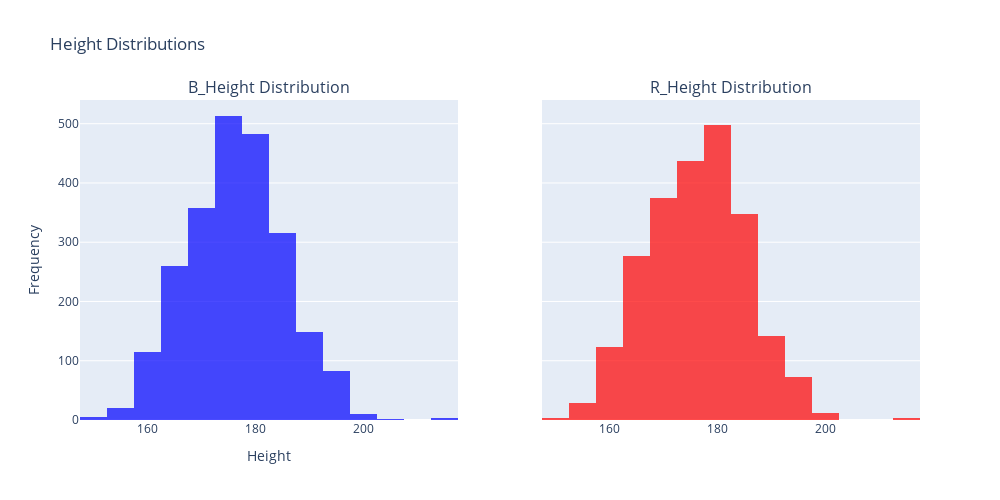

Notebook code for this chart:
### Code cell
fig = make_subplots(rows=1, cols=2, shared_yaxes=True, 
                    subplot_titles=('B_Height Distribution', 'R_Height Distribution'))

# Trace for B_Height
trace1 = go.Histogram(
    x=df['B_Height'],
    nbinsx=20,
    name='B_Height',
    marker=dict(color='blue'),
    opacity=0.7
)

# Trace for R_Height
trace2 = go.Histogram(
    x=df['R_Height'],
    nbinsx=20,
    name='R_Height',
    marker=dict(color='red'),
    opacity=0.7
)


fig.add_trace(trace1, row=1, col=1)
fig.add_trace(trace2, row=1, col=2)
fig.update_layout(
    title_text='Height Distributions',
    xaxis_title='Height',
    yaxis_title='Frequency',
    showlegend=False,
    height=500,
    width=1000
)
fig.show()

### Figure 1 — Plotly figure (JSON) as saved in the notebook; plotly's stock layout.template omitted (floating-point values rounded to 4 significant figures; data arrays with more than 128 entries replaced by an {"elided": "..."} marker saying what was removed)
{"data": [{"marker": {"color": "blue"}, "name": "B_Height", "nbinsx": 20, "opacity": 0.7, "type": "histogram", "x": {"elided": "2318 float values"}, "xaxis": "x", "yaxis": "y"}, {"marker": {"color": "red"}, "name": "R_Height", "nbinsx": 20, "opacity": 0.7, "type": "histogram", "x": {"elided": "2318 float values"}, "xaxis": "x2", "yaxis": "y2"}], "layout": {"annotations": [{"font": {"size": 16}, "showarrow": false, "text": "B_Height Distribution", "x": 0.225, "xanchor": "center", "xref": "paper", "y": 1, "yanchor": "bottom", "yref": "paper"}, {"font": {"size": 16}, "showarrow": false, "text": "R_Height Distribution", "x": 0.775, "xanchor": "center", "xref": "paper", "y": 1, "yanchor": "bottom", "yref": "paper"}], "height": 500, "showlegend": false, "title": {"text": "Height Distributions"}, "width": 1000, "xaxis": {"anchor": "y", "domain": [0, 0.45], "title": {"text": "Height"}}, "xaxis2": {"anchor": "y2", "domain": [0.55, 1]}, "yaxis": {"anchor": "x", "domain": [0, 1], "title": {"text": "Frequency"}}, "yaxis2": {"anchor": "x2", "domain": [0, 1], "matches": "y", "showticklabels": false}}}
